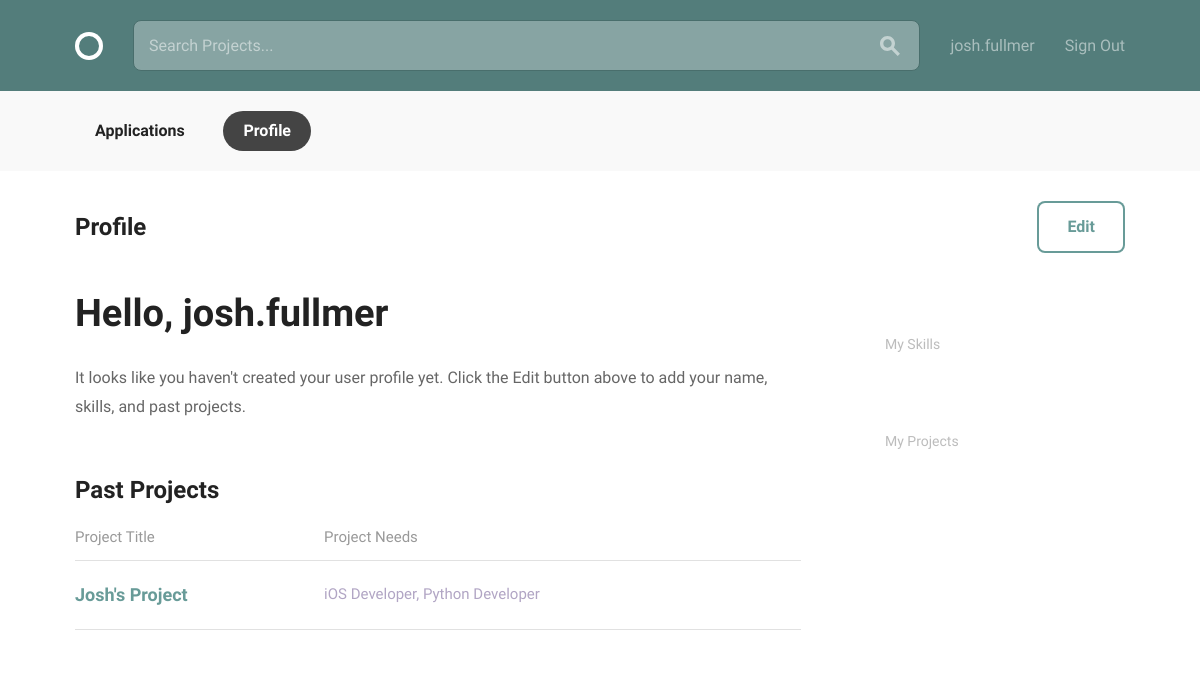
Before: /user/profile (signed in) with the older database file.
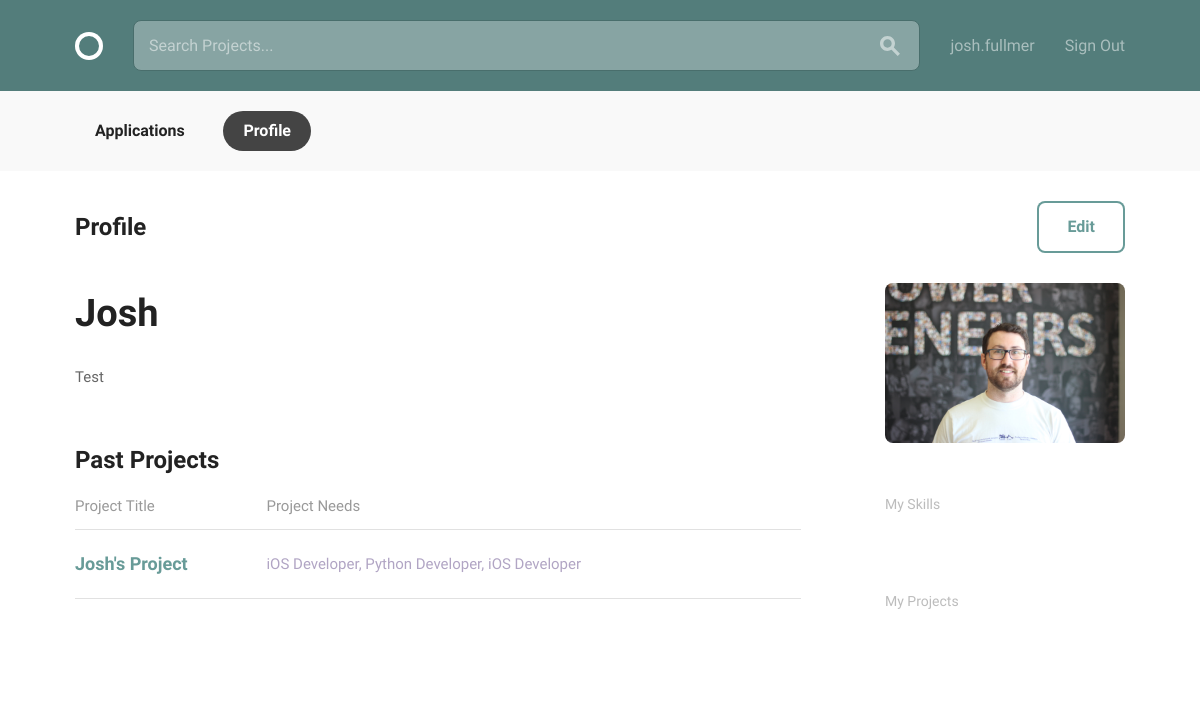
After: the same page with the newer database file.
### teams/models.py (models this page shows, shortened)
class Position(models.Model):
    title = models.CharField(max_length=100)

class UserProfile(models.Model):
    user = models.OneToOneField(
        User,
        related_name="profile",
        on_delete=models.CASCADE)
    full_name = models.CharField(max_length=100)
    description = models.TextField()
    avatar = models.ImageField(default='', upload_to='./avatars')

### teams/views.py (the view)
# urls.py: path('user/profile', views.profile_detail, name='profile'),
@login_required
def profile_detail(request):
    try:
        user_profile = models.UserProfile.objects.get(user=request.user)
    except ObjectDoesNotExist:
        user_profile = None
    projects = models.Project.objects.filter(user=request.user)
    skills = models.Skill.objects.filter(user=request.user)
    other_projects = models.OtherProject.objects.filter(user=request.user)
    return render(
        request,
        'teams/profile.html',
        {'selected': 'profile',
         'user_profile': user_profile,
         'projects': projects,
         'skills': skills,
         'other_projects': other_projects})

### teams/templates/teams/profile.html (shortened to what this page needs)
{% extends "teams/account.html" %}
{% load static %}
{% block account_tab %}
<div class="bounds circle--page">
    <div class="circle--page--header circle--fluid">
        <div class="circle--fluid--cell circle--fluid--primary">
            <h2>Profile</h2>
        </div>
        <div class="circle--fluid--cell circle--fluid--secondary">
            <a class="button icon-on-left" href="{% url 'teams:profile_edit' %}">Edit</a>
        </div>
    </div>
    <div class="grid-70">
        <h1>{% if user_profile %}{{ user_profile.full_name }}{% else %}Hello, {{ user.username }}{% endif %}</h1>
        <div class="circle--article--body">
            {% if user_profile %}
                {{ user_profile.description }}
            {% else %}
            <p>It looks like you haven't created your user profile yet.  Click the Edit button above to add your name, skills, and past projects. </p>
            {% endif %}
        </div>
        <h2>Past Projects</h2>
        <table class="u-full-width circle--table">
            <thead>
                <tr>
                    <th>Project Title</th>
                    <th class="circle--cell--right">Project Needs</th>
                </tr>
            </thead>
            <tbody>
                {% for project in projects %}
                <tr class="clickable-row" data-href="{% url 'teams:project' pk=project.pk %}">
                    <td>
                        <h3>{{ project.title }}</h3>
                    </td>
                    <td class="circle--cell--right">
                        <span class="secondary-label">
                            {% for position in project.positions.all %}
                            {{ position.title }}{% if not forloop.last %}, {% endif %}
                            {% endfor %}
                        </span>
                    </td>
                </tr>
                {% endfor %}
            </tbody>
        </table>
    </div>
    <div class="grid-25 grid-push-5">
        <div class="circle--secondary--module">
            <div class="circle--primary--avatar user-profile">
            {% if user_profile %}
                <img class="profile-pic" src="{{ user_profile.avatar.url }}" >
            {% endif %}
            </div>
        </div>
        <div class="circle--secondary--module">
            <h4>My Skills</h4>
        </div>
        <div class="circle--secondary--module">
            <h4>My Projects</h4>
        </div>
    </div>
</div>
{% endblock %}

### templates/layout.html (shortened to what this page needs)
{% load static from staticfiles %}
<!DOCTYPE html>
<html lang="en">
<head>
  <link rel="stylesheet" href="{% static "css/global.css" %}">
  <link rel="stylesheet" href="{% static "css/teams.css" %}">
</head>
<body>
  <header class="circle--header">
    <div class="bounds">
      <div class="circle--fluid">
        <div class="circle--fluid--cell">
          <h1 class="hide-text circle--logo"><a class="logo" href="{% url 'teams:home' %}">Circle</a></h1>
        </div>
        <div class="circle--fluid--cell circle--fluid--primary">
          <div class="circle--search">
            <input type="text" placeholder="Search Projects..." />
            <button>
            </button>
          </div>
        </div>
        <div class="circle--fluid--cell circle--fluid--secondary">
          <nav>
            <ul class="circle--inline">
              {% if not user.is_authenticated %}
                <li><a href="{% url 'teams:sign_up' %}">Sign Up</a></li>
                <li><a href="{% url 'teams:login' %}">Login</a></li>
              {% else %}
                <li><a href="{% url 'teams:profile' %}">{{ user.username }}</a></li>
                <li><a href="{% url 'teams:logout' %}">Sign Out</a></li>
              {% endif %}
            </ul>
          </nav>
        </div>
      </div>
    </div>
  </header>
{% block content %}{% endblock %}
</body>
</html>

Changed rows visible on the page:
added UserProfile: full_name "Josh", description "Test", avatar (picture)
changed Project "Josh's Project": gains Position (title "iOS Developer")
shown differently, row unchanged: Position "Python Developer": now shows ","
Other visible differences:
{{ user.username }}: "josh.fullmer" → (not shown)
text no longer shown: "Hello, It looks like you haven't created your user profile yet. Click the Edit button above to add your name, skills, and past projects."
